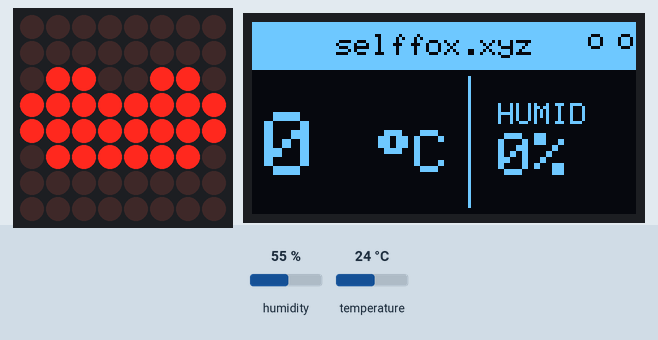
Bench run of a program on a simulated ESP32-C3. Parts: 8×8 LED matrix, 128×64 one-colour display. The inputs (shaded band) are chosen by the test bench; at power-on: humidity 55 %, temperature 24 °C. WiFi joins after 1.5 s; servers stay silent unless stated; no MQTT or app messages arrive unless stated; what the program prints to the serial monitor is not drawn.

Above: at 1.3 s.
1.4 s: humidity set to 22 %
At 3.7 s:
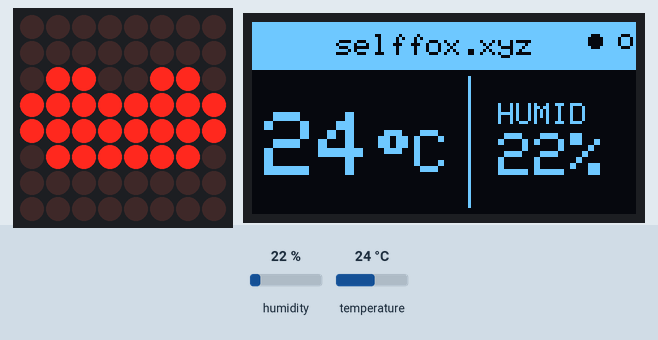
6.7 s: temperature set to 12 °C
At 11.8 s:
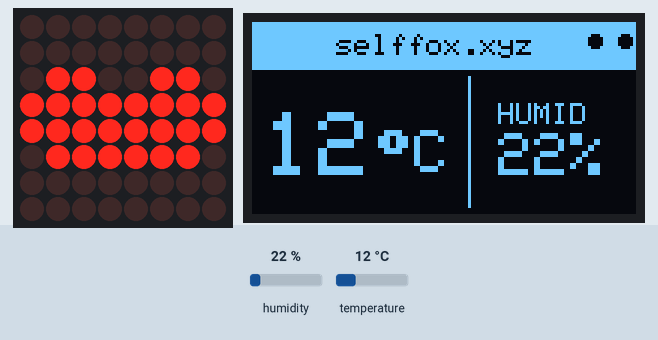
12.0 s: humidity set to 40 %
At 14.5 s:
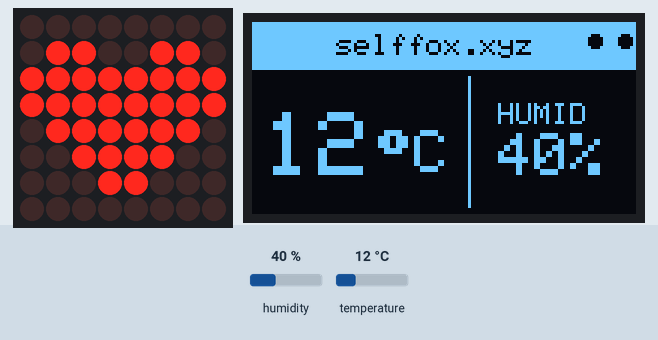
17.3 s: temperature set to 19 °C
At 19.8 s:
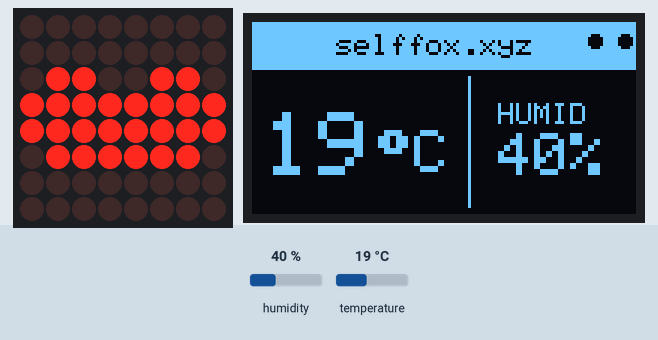
Timing chart, 0 to 21.3 s (numbered marks = the images above; inputs shaded):
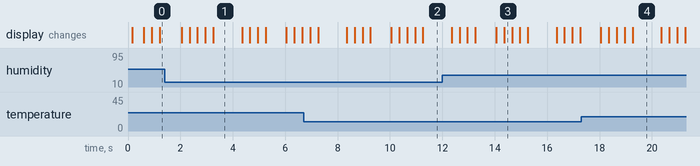

The program:

main.cpp
```cpp
#include <Arduino.h>
#include <Wire.h>
#include <WiFi.h>
#include <PubSubClient.h>
#include <DHT.h>
#include <MD_MAX72xx.h>
#include <MD_Parola.h>
#include <Adafruit_GFX.h>
#include <Adafruit_SSD1306.h>

#include "pins.h"
#include "config.h"

// ===== 全局对象 =====
MD_Parola ledMatrix(MD_MAX72XX::PAROLA_HW, PIN_LED_DIN, PIN_LED_CLK, PIN_LED_CS, LED_MAX_DEVICES);
DHT dht(PIN_DHT, DHT_TYPE);
Adafruit_SSD1306 oled(OLED_WIDTH, OLED_HEIGHT, &Wire, OLED_RESET);
WiFiClient espClient;
PubSubClient mqtt(espClient);

// ===== 爱心动画 =====
// 双帧尺寸缩放模拟心跳节拍：lub-dub ... 停顿 ... lub-dub ...
// 亮度恒定 10，不闪烁
const uint8_t heartBig[8] = {
    0b00000000,
    0b01100110,
    0b11111111,
    0b11111111,
    0b01111110,
    0b00111100,
    0b00011000,
    0b00000000,
};

const uint8_t heartSmall[8] = {
    0b00000000,
    0b00000000,
    0b01100110,
    0b11111111,
    0b11111111,
    0b01111110,
    0b00000000,
    0b00000000,
};

// 心跳节奏状态机（ms）
// 小心 → 大心 → 小心 → 大心 → 小心(长停顿) → 循环
//  =beat=      =beat=
const unsigned long heartbeatDurations[] = { 300, 300, 300, 300, 800 };
const uint8_t heartbeatStateCount = 5;

// ===== LED 矩阵：心跳动画（非阻塞） =====
void updateHeart() {
    static unsigned long lastBeat = 0;
    static uint8_t state = 0;     // 0/1/2/3/4

    unsigned long now = millis();
    if (now - lastBeat < heartbeatDurations[state]) return;
    lastBeat = now;
    state = (state + 1) % heartbeatStateCount;

    // state 1、3 时显示大心，其余显示小心
    const uint8_t* frame = (state == 1 || state == 3) ? heartBig : heartSmall;
    MD_MAX72XX* mx = ledMatrix.getGraphicObject();
    ledMatrix.displayClear();
    for (int row = 0; row < 8; row++) {
        mx->setRow(row, frame[row]);
    }
    mx->update();
}

// ===== OLED 绘图 =====
void drawScreen(float t, float h) {
    oled.clearDisplay();

    // 顶部标题栏
    oled.fillRect(0, 0, 128, 16, SSD1306_WHITE);
    oled.setTextColor(SSD1306_BLACK, SSD1306_WHITE);
    oled.setTextSize(1);
    oled.setCursor(28, 4);
    oled.print("selffox.xyz");

    // 状态亮点：2 个圆点，实心=已连接，空心=未连接
    // 左侧 = WiFi，右侧 = MQTT
    if (WiFi.status() == WL_CONNECTED) {
        oled.fillCircle(114, 6, 2, SSD1306_BLACK);
    } else {
        oled.drawCircle(114, 6, 2, SSD1306_BLACK);
    }
    if (mqtt.connected()) {
        oled.fillCircle(124, 6, 2, SSD1306_BLACK);
    } else {
        oled.drawCircle(124, 6, 2, SSD1306_BLACK);
    }

    oled.setTextColor(SSD1306_WHITE);

    // 温度
    oled.setTextSize(3);
    oled.setCursor(4, 30);
    oled.print((int)t);

    oled.setTextSize(2);
    oled.setCursor(42, 36);
    oled.write(247);           // ° 符号
    oled.print(F("C"));

    oled.drawFastVLine(72, 18, 44, SSD1306_WHITE);

    // 湿度
    oled.setTextSize(1);
    oled.setCursor(82, 27);
    oled.print(F("HUMID"));

    oled.setTextSize(2);
    oled.setCursor(82, 37);
    oled.print((int)h);
    oled.print(F("%"));

    oled.display();
}

// ===== WiFi：断线自动重连（每 5s 尝试一次） =====
void ensureWiFi() {
    if (WiFi.status() == WL_CONNECTED) return;

    static unsigned long lastAttempt = 0;
    if (millis() - lastAttempt < 5000) return;
    lastAttempt = millis();

    Serial.print("WiFi reconnecting... ");
    WiFi.disconnect();
    WiFi.begin(WIFI_SSID, WIFI_PASSWORD);
    Serial.println(WIFI_SSID);
}

// ===== MQTT：断线自动重连（每 5s 尝试一次） =====
void ensureMQTT() {
    if (WiFi.status() != WL_CONNECTED) return;
    if (mqtt.connected()) return;

    static unsigned long lastTry = 0;
    if (millis() - lastTry < 5000) return;
    lastTry = millis();

    Serial.print("Connecting MQTT... ");
    if (mqtt.connect(MQTT_CLIENT_ID)) {
        Serial.println("OK");
    } else {
        Serial.printf("failed, rc=%d\n", mqtt.state());
    }
}

// ===== 读取传感器并更新 OLED + 发布 MQTT =====
void readAndDisplay() {
    float temp = dht.readTemperature();
    float hum  = dht.readHumidity();

    if (isnan(temp) || isnan(hum)) {
        Serial.println("DHT read fail");
        return;
    }

    Serial.printf("Temp: %.1f C  Humi: %.1f %%\n", temp, hum);
    drawScreen(temp, hum);

    if (mqtt.connected()) {
        char payload[64];
        snprintf(payload, sizeof(payload),
                 "{\"temperature\":%.1f,\"humidity\":%.1f}", temp, hum);
        mqtt.publish(MQTT_TOPIC, payload);
    }
}

// ===== setup =====
void setup() {
    Serial.begin(115200);
    delay(100);
    Serial.println("\n===== ESP32-C3 Weather Station =====");

    // LED 矩阵
    ledMatrix.begin();
    ledMatrix.setIntensity(10);         // 亮度恒定 0~15（不随动画变化）

    // 开机立刻显示大心
    MD_MAX72XX* mx = ledMatrix.getGraphicObject();
    for (int row = 0; row < 8; row++) {
        mx->setRow(row, heartBig[row]);
    }
    mx->update();

    // DHT11
    dht.begin();

    // OLED
    Wire.begin(PIN_OLED_SDA, PIN_OLED_SCL);
    if (!oled.begin(SSD1306_SWITCHCAPVCC, OLED_ADDR)) {
        Serial.println("OLED init failed!");
        // 继续运行，LED 矩阵与 MQTT 不受影响
    } else {
        drawScreen(0, 0);
    }

    // WiFi（后台连接，不阻塞）
    WiFi.mode(WIFI_STA);
    WiFi.begin(WIFI_SSID, WIFI_PASSWORD);
    Serial.print("WiFi connecting... ");

    // MQTT
    mqtt.setServer(MQTT_BROKER, MQTT_PORT);
}

// ===== loop =====
void loop() {
    mqtt.loop();          // 维持 MQTT 心跳，必须每轮调用

    ensureWiFi();
    ensureMQTT();
    updateHeart();

    // 非阻塞定时采集（默认 2s，DHT11 要求 >= 1s）
    static unsigned long lastRead = 0;
    unsigned long now = millis();
    if (now - lastRead >= SENSOR_INTERVAL) {
        lastRead = now;
        readAndDisplay();
    }
}
```

config.example.h
```cpp
#pragma once

// =====================================================
// 配置文件模板
// 使用方法：
//   1. 复制本文件为 include/config.h
//   2. 填入你自己的 WiFi / MQTT 信息
//   （config.h 已被 .gitignore 忽略，不会上传到 GitHub）
// =====================================================

// ----- WiFi -----
const char* WIFI_SSID       = "your_wifi_ssid";
const char* WIFI_PASSWORD   = "your_wifi_password";

// ----- MQTT -----
const char* MQTT_BROKER     = "broker.emqx.io";   // 公共测试 Broker
const int   MQTT_PORT       = 1883;
const char* MQTT_CLIENT_ID  = "esp32c3-dht11";    // 客户端标识，改唯一
const char* MQTT_TOPIC      = "selffox/dht11";    // 发布主题

// ----- 采集间隔（ms）-----
// DHT11 采样间隔必须 >= 1000ms，否则会返回 nan
const unsigned long SENSOR_INTERVAL = 2000;
```

pins.h
```cpp
#pragma once

// =====================================================
// ESP32-C3 Super Mini 引脚定义
// 请根据你的实际接线修改
// =====================================================

// ----- MAX7219 LED 点阵（SPI）-----
#define PIN_LED_DIN        3   // 数据线
#define PIN_LED_CLK        0   // 时钟线
#define PIN_LED_CS         10  // 片选
#define LED_MAX_DEVICES    1   // 级联数量（1 个模块）

// ----- DHT11 -----
#define PIN_DHT            1   // 数据线
#define DHT_TYPE           DHT11

// ----- SSD1306 OLED（I2C）-----
#define PIN_OLED_SDA       4
#define PIN_OLED_SCL       6
#define OLED_ADDR          0x3C
#define OLED_WIDTH         128
#define OLED_HEIGHT        64
#define OLED_RESET         -1   // 不使用复位引脚
```

Measured:
- after the input at 6.7 s, the display: first differs from a run without the input after 3.4 s (image 2)
- after the input at 12.0 s, the display: first differs from a run without the input after 2.1 s (image 3 shows a later state)
- after the input at 17.3 s, the display: changes after 0.75 s (image 4)
- what the display in image 1 shows lasts 1.1 s, from 3.3 s to 4.4 s
